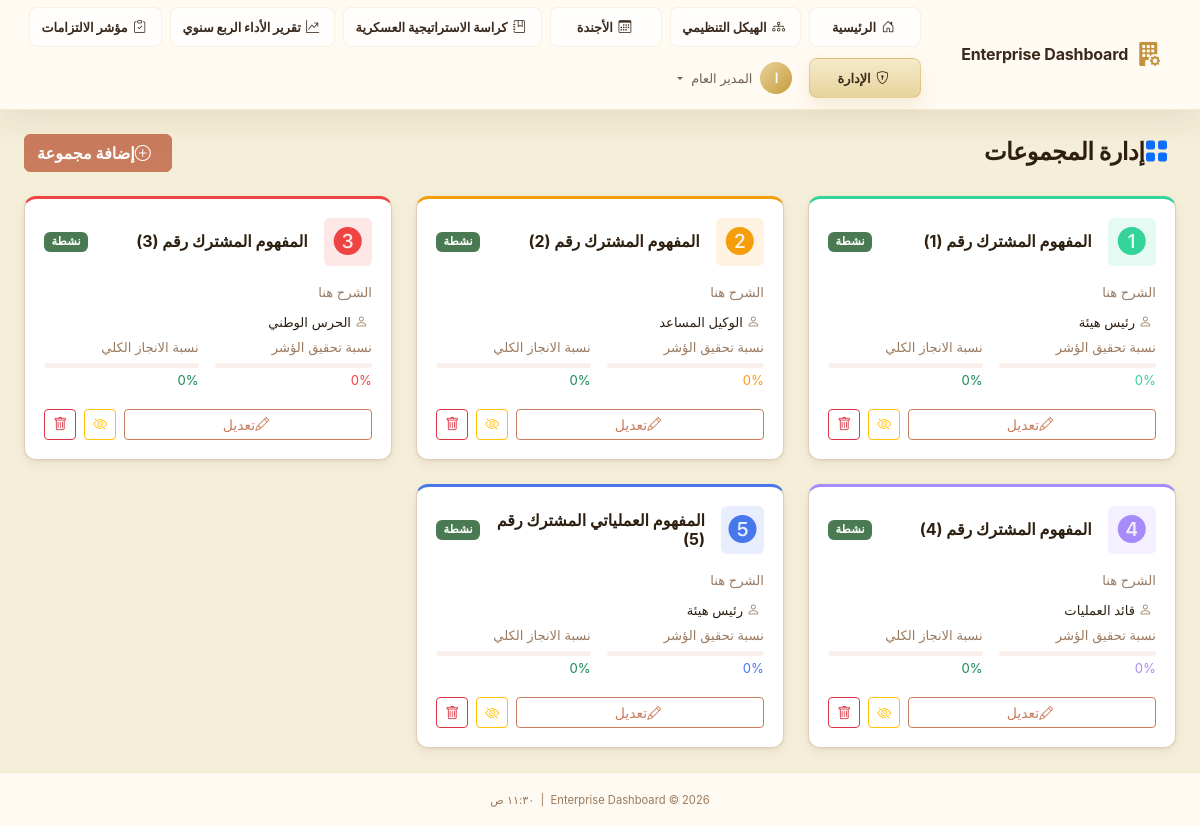
Screenshot of /admin/departments (signed in) with the database file from the repository.
### app/models/user.py (models this page shows, shortened)
class User(UserMixin, db.Model):
    __tablename__ = 'users'
    id              = db.Column(db.String(36), primary_key=True, default=lambda: str(uuid.uuid4()))
    ldap_dn         = db.Column(db.String(255), unique=True, nullable=True)
    username        = db.Column(db.String(80),  unique=True, nullable=False, index=True)
    email           = db.Column(db.String(120), nullable=False)
    full_name       = db.Column(db.String(120), nullable=False)
    password_hash   = db.Column(db.String(255), nullable=True)  # Only for sim mode
    is_ldap_user    = db.Column(db.Boolean, default=True)
    is_active       = db.Column(db.Boolean, default=True)
    role_id         = db.Column(db.Integer, db.ForeignKey('roles.id'), nullable=True)
    department_id   = db.Column(db.Integer, db.ForeignKey('departments.id'), nullable=True)
    failed_logins     = db.Column(db.Integer, default=0)
    locked_until      = db.Column(db.DateTime, nullable=True)
    created_at  = db.Column(db.DateTime, default=datetime.utcnow)
    updated_at  = db.Column(db.DateTime, default=datetime.utcnow, onupdate=datetime.utcnow)
    last_login  = db.Column(db.DateTime, nullable=True)
    role       = db.relationship('Role', back_populates='users')
    department = db.relationship('Department', back_populates='users')
    audit_logs = db.relationship('AuditLog', back_populates='user', lazy='dynamic',
                                 foreign_keys='AuditLog.user_id')
    @property
    def is_authenticated(self) -> bool:
        return True
    def has_permission(self, required_level: int) -> bool:
        if not self.role:
            return False
        return self.role.permission_level >= required_level
    @property
    def permission_level(self) -> int:
        return self.role.permission_level if self.role else 0
    def can_admin(self) -> bool:
        return self.permission_level >= 80  # Deputy and above
    @classmethod
    def get_by_id(cls, user_id: str) -> Optional['User']:
        return cls.query.get(user_id)

### app/models/department.py (models this page shows, shortened)
class Department(db.Model):
    __tablename__ = 'departments'
    id                 = db.Column(db.Integer, primary_key=True)
    code               = db.Column(db.String(20), unique=True, nullable=False)
    name               = db.Column(db.String(120), nullable=False)
    description        = db.Column(db.Text, default='')
    responsible_person = db.Column(db.String(120), default='')
    color              = db.Column(db.String(7), default='#4F8EF7')   # Hex color
    icon               = db.Column(db.String(60), default='bi-grid-fill')
    logo_file          = db.Column(db.String(120), nullable=True)     # Custom logo filename
    concept_number     = db.Column(db.Integer, nullable=True)         # Operational Concept Number
    order_index        = db.Column(db.Integer, default=0)
    is_active          = db.Column(db.Boolean, default=True, nullable=False)
    is_central         = db.Column(db.Boolean, default=False, nullable=False)  # CEO hub group
    director_notes     = db.Column(db.Text, default='')               # Inline CEO notes
    concept_number     = db.Column(db.Integer, nullable=True)         # المفهوم العملياتي المشترك عدد
    created_at         = db.Column(db.DateTime, server_default=db.func.now())
    updated_at         = db.Column(db.DateTime, server_default=db.func.now(), onupdate=db.func.now())
    users   = db.relationship('User', back_populates='department', lazy='dynamic')
    metrics = db.relationship('DepartmentMetrics', back_populates='department',
                              lazy='dynamic', cascade='all, delete-orphan')
    def latest_metrics(self) -> Optional['DepartmentMetrics']:
        return (
            self.metrics
            .order_by(DepartmentMetrics.metric_date.desc())
            .first()
        )
    def competence_pct(self) -> float:
        m = self.latest_metrics()
        return float(m.competence_percentage) if m else 0.0
    def completion_pct(self) -> float:
        m = self.latest_metrics()
        return float(m.completion_percentage) if m else 0.0

### app/admin/routes.py (the view)
@admin_bp.route('/departments')
@login_required
@require_permission(PERMISSIONS['DEPUTY'])
def departments():
    all_depts = Department.query.filter(Department.is_central == False).order_by(Department.order_index).all()
    return render_template('admin/departments.html',
                           all_depts=all_depts,
                           page_title='إدارة المجموعات')

### app/__init__.py (called while the page is built)
def _register_extensions(app: Flask) -> None:
    db.init_app(app)
    login_manager.init_app(app)
    csrf.init_app(app)
    login_manager.login_view          = 'auth.login'
    login_manager.login_message       = 'Please sign in to access this page.'
    login_manager.login_message_category = 'warning'
    login_manager.session_protection  = 'strong'
    @login_manager.user_loader
    def load_user(user_id: str):
        from app.models.user import User
        return User.get_by_id(user_id)

def _register_context_processors(app: Flask) -> None:
    from datetime import datetime
    from app.models.role import PERMISSIONS
    @app.context_processor
    def inject_globals():
        return {
            'PERMISSIONS': PERMISSIONS,
            'now':         datetime.utcnow,
            'app_name':    app.config.get('APP_NAME', 'Enterprise Dashboard'),
        }

### app/templates/admin/departments.html (shortened to what this page needs)
{% extends "base.html" %}
{% block extra_css %}
<link rel="stylesheet" href="{{ url_for('static', filename='css/cropper.min.css') }}">
{% endblock %}
{% block content %}
<div class="container-fluid px-4 py-4">
    <div class="d-flex align-items-center justify-content-between mb-4">
        <h1 class="page-title mb-0"><i class="bi bi-grid-fill text-primary me-2"></i>إدارة المجموعات</h1>
        <button class="btn btn-primary" data-bs-toggle="modal" data-bs-target="#addDeptModal">
            <i class="bi bi-plus-circle me-2"></i>إضافة مجموعة
        </button>
    </div>
    <div class="row g-4">
        {% for dept in all_depts %}
        <div class="col-md-6 col-xl-4">
            <div class="glass-card dept-admin-card" style="border-top: 3px solid {{ dept.color }}">
                <div class="d-flex align-items-center gap-3 mb-3">
                    <div class="dept-icon-lg" style="color:{{ dept.color }}; background:{{ dept.color }}20">
                        <i class="{{ dept.icon }} fs-3"></i>
                    </div>
                    <div class="flex-grow-1">
                        <h3 class="h6 fw-bold mb-0">
                            {{ dept.name }}
                            {% if dept.concept_number %}
                            رقم ({{ dept.concept_number }})
                            {% endif %}
                        </h3>
                    </div>
                    <div class="d-flex flex-column gap-1">
                        {% if dept.is_active %}
                        <span class="badge bg-success">نشطة</span>
                        {% else %}
                        <span class="badge bg-secondary">مخفية</span>
                        {% endif %}
                    </div>
                </div>
                <p class="small text-muted mb-2">{{ dept.description or 'لا يوجد وصف' }}</p>
                <p class="small mb-1">
                    <i class="bi bi-person text-muted me-1"></i>
                    {{ dept.responsible_person or '— (غير محدد)' }}
                </p>
                <div class="d-flex gap-3 mb-3">
                    <div class="flex-fill">
                        <div class="small text-muted mb-1">نسبة تحقيق الؤشر</div>
                        <div class="progress" style="height:5px">
                        </div>
                        <small style="color:{{ dept.color }}">{{ dept.competence_pct()|round(0)|int }}%</small>
                    </div>
                    <div class="flex-fill">
                        <div class="small text-muted mb-1">نسبة الانجاز الكلي</div>
                        <div class="progress" style="height:5px">
                        </div>
                        <small class="text-success">{{ dept.completion_pct()|round(0)|int }}%</small>
                    </div>
                </div>
                <div class="d-flex gap-2">
                    <button class="btn btn-sm btn-outline-primary flex-fill" data-bs-toggle="modal"
                        data-bs-target="#editDeptModal" data-dept-id="{{ dept.id }}" data-dept-name="{{ dept.name }}"
                        data-dept-desc="{{ dept.description }}" data-dept-person="{{ dept.responsible_person }}"
                        data-dept-concept="{{ dept.concept_number or '' }}" data-dept-color="{{ dept.color }}"
                        data-dept-icon="{{ dept.icon }}" data-dept-logo="{{ dept.logo_file or '' }}">
                        <i class="bi bi-pencil me-1"></i>تعديل
                    </button>
                    <form action="{{ url_for('admin.toggle_department', dept_id=dept.id) }}" method="POST">
                        <button type="submit"
                            class="btn btn-sm {{ 'btn-outline-warning' if dept.is_active else 'btn-outline-success' }}">
                            <i class="bi bi-{{ 'eye-slash' if dept.is_active else 'eye' }}"></i>
                        </button>
                    </form>
                    {% if current_user.permission_level >= PERMISSIONS['SECRETARY'] %}
                    <form action="{{ url_for('admin.delete_department', dept_id=dept.id) }}" method="POST">
                        <button type="submit" class="btn btn-sm btn-outline-danger"
                            onclick="return confirm('حذف المجموعة نهائياً؟ لا يمكن التراجع!')">
                            <i class="bi bi-trash"></i>
                        </button>
                    </form>
                    {% endif %}
                </div>
            </div>
        </div>
        {% else %}
        <div class="col-12 text-center text-muted py-5">
            <i class="bi bi-grid fs-1 opacity-25"></i>
            <p class="mt-3">لا توجد مجموعات. أضف الأولى!</p>
        </div>
        {% endfor %}
    </div>
</div>
{% endblock %}

### app/templates/base.html (shortened to what this page needs)
<!DOCTYPE html>
<html lang="ar" dir="rtl">
<head>
  <link rel="stylesheet" href="{{ url_for('static', filename='css/bootstrap.min.css') }}">
  <link rel="stylesheet" href="{{ url_for('static', filename='css/bootstrap-icons.css') }}">
  <link rel="stylesheet" href="{{ url_for('static', filename='css/custom.css') }}">
  {% block extra_css %}{% endblock %}
</head>
<body class="{% block body_class %}app-body{% endblock %}">
  {% block body %}
  <nav class="navbar navbar-dark navbar-expand-lg app-navbar" id="mainNav">
    <div class="container-fluid px-4">
      <a class="navbar-brand d-flex align-items-center gap-2" href="{{ url_for('dashboard.index') }}">
        <i class="bi bi-building-fill-gear fs-4 text-primary-glow"></i>
        <span class="fw-bold">{{ app_name }}</span>
      </a>
      <div class="collapse navbar-collapse" id="navbarMain">
        <ul class="navbar-nav ms-auto align-items-center gap-2 main-nav-menu">
          <li class="nav-item">
            <a class="nav-link primary-nav-link {% if request.endpoint == 'dashboard.index' %}active{% endif %}"
              href="{{ url_for('dashboard.index') }}">
              <i class="bi bi-house-door me-1"></i>الرئيسية
            </a>
          </li>
          <li class="nav-item">
            <a class="nav-link primary-nav-link {% if request.endpoint == 'dashboard.org_structure' %}active{% endif %}"
              href="{{ url_for('dashboard.org_structure') }}">
              <i class="bi bi-diagram-3 me-1"></i>الهيكل التنظيمي
            </a>
          </li>
          <li class="nav-item">
            <a class="nav-link primary-nav-link {% if request.endpoint == 'dashboard.agenda' %}active{% endif %}"
              href="{{ url_for('dashboard.agenda') }}">
              <i class="bi bi-calendar3 me-1"></i>الأجندة
            </a>
          </li>
          <li class="nav-item">
            <a class="nav-link primary-nav-link {% if request.endpoint == 'dashboard.strategy_booklet' %}active{% endif %}"
              href="{{ url_for('dashboard.strategy_booklet') }}">
              <i class="bi bi-journal-bookmark me-1"></i>كراسة الاستراتيجية العسكرية
            </a>
          </li>
          <li class="nav-item">
            <a class="nav-link primary-nav-link {% if request.endpoint == 'dashboard.quarterly_performance' %}active{% endif %}"
              href="{{ url_for('dashboard.quarterly_performance') }}">
              <i class="bi bi-graph-up-arrow me-1"></i>تقرير الأداء الربع سنوي
            </a>
          </li>
          <li class="nav-item">
            <a class="nav-link primary-nav-link {% if request.endpoint == 'dashboard.commitments' %}active{% endif %}"
              href="{{ url_for('dashboard.commitments') }}">
              <i class="bi bi-clipboard-check me-1"></i>مؤشر الالتزامات
            </a>
          </li>
          {% if current_user.is_authenticated %}
          {% if current_user.can_admin() %}
          <li class="nav-item">
            <a class="nav-link primary-nav-link {% if request.endpoint and request.endpoint.startswith('admin') %}active{% endif %}"
              href="{{ url_for('admin.users') }}">
              <i class="bi bi-shield-lock me-1"></i>الإدارة
            </a>
          </li>
          {% endif %}
          <li class="nav-item dropdown">
            <a class="nav-link dropdown-toggle d-flex align-items-center gap-2" href="#" role="button"
              data-bs-toggle="dropdown">
              <span class="avatar-circle">{{ current_user.full_name[0]|upper }}</span>
              <span class="d-none d-md-inline">{{ current_user.full_name }}</span>
            </a>
          </li>
          {% endif %}
        </ul>
      </div>
    </div>
  </nav>
  <main class="main-content">
    {% block content %}{% endblock %}
  </main>
  <footer class="app-footer mt-auto py-3 text-center">
    <small class="text-muted">
      {{ app_name }} &copy; {{ now().year }}
      &nbsp;|&nbsp;
      <span id="currentTime"></span>
    </small>
  </footer>
  {% endblock %}
</body>
</html>

### rows the page displays
User: full_name "ا", full_name "المدير العام"
Department: name "المفهوم المشترك", concept_number "1", is_active "نشطة", description "الشرح هنا", responsible_person "رئيس هيئة", competence_pct "0", completion_pct "0"
Department: name "المفهوم المشترك", concept_number "2", is_active "نشطة", description "الشرح هنا", responsible_person "الوكيل المساعد", competence_pct "0", completion_pct "0"
Department: name "المفهوم المشترك", concept_number "3", is_active "نشطة", description "الشرح هنا", responsible_person "الحرس الوطني", competence_pct "0", completion_pct "0"
Department: name "المفهوم المشترك", concept_number "4", is_active "نشطة", description "الشرح هنا", responsible_person "قائد العمليات", competence_pct "0", completion_pct "0"
Department: name "المفهوم العملياتي المشترك", concept_number "5", is_active "نشطة", description "الشرح هنا", responsible_person "رئيس هيئة", competence_pct "0", completion_pct "0"

### other values shown
{{ app_name }} "Enterprise Dashboard"
